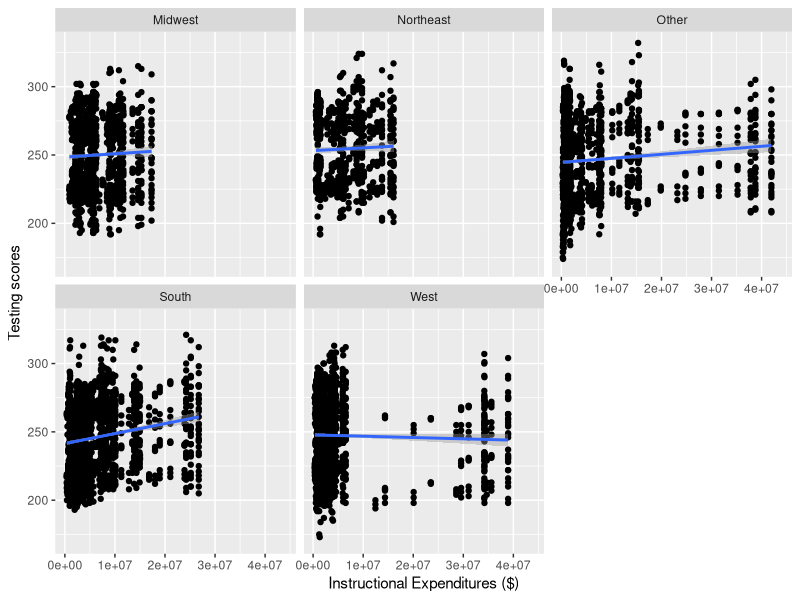
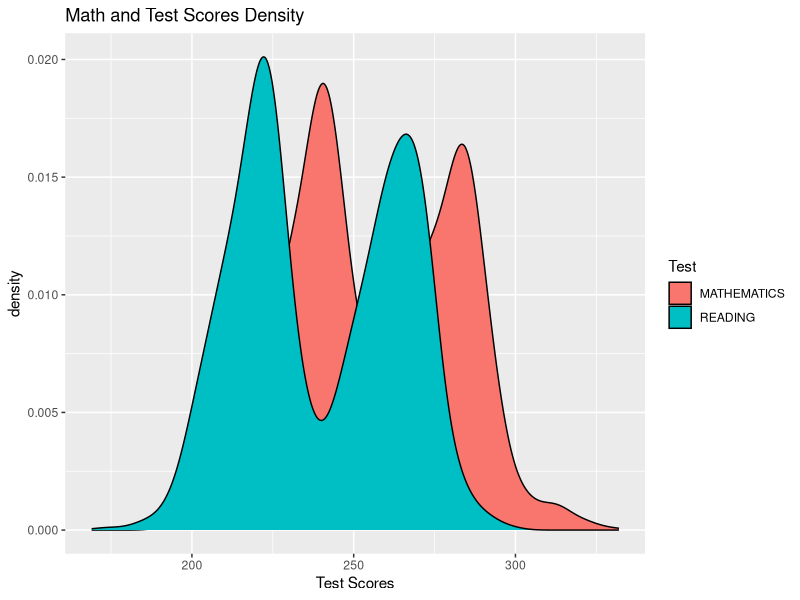
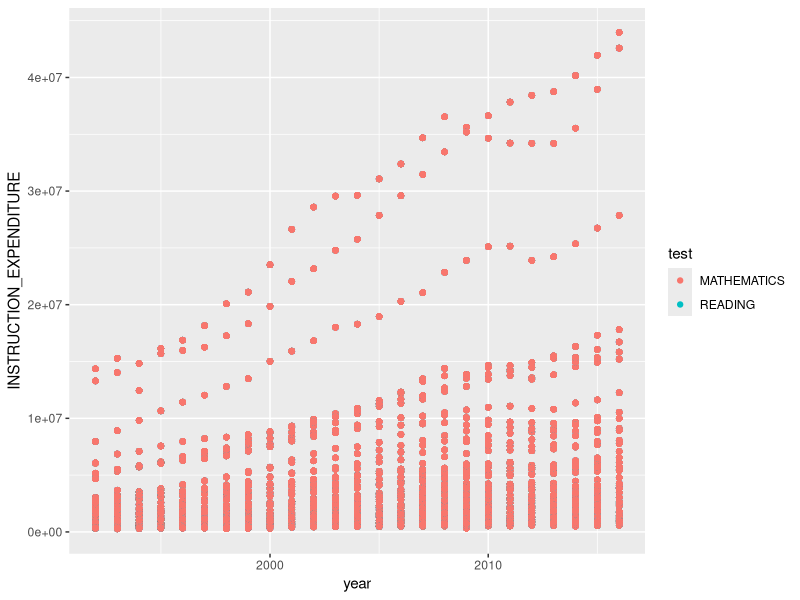

The R source for these figures, in order:
## ---- chunk 1
knitr::opts_chunk$set(echo = TRUE)
library(tidyverse)
library(readxl)
## ---- chunk 2
schools <- read_xlsx("US_schools_data.xlsx")
## ---- chunk 3
clean_schools <-schools %>%
  select(PRIMARY_KEY,
         TOTAL_EXPENDITURE, 
         INSTRUCTION_EXPENDITURE, 
         SUPPORT_SERVICES_EXPENDITURE, 
         OTHER_EXPENDITURE, 
         CAPITAL_OUTLAY_EXPENDITURE, 
         ends_with("READING"), 
         ends_with("MATHEMATICS"))
## ---- chunk 4
clean_schools$PRIMARY_KEY <- str_replace(clean_schools$PRIMARY_KEY,"_", " ")

clean_schools <- clean_schools %>%
  separate(PRIMARY_KEY, 
           into = c("year", "state"), 
           sep = " ")
## ---- chunk 5
clean_schools <- clean_schools %>%
  pivot_longer("G04_A_A_READING":"G08_TR_A_MATHEMATICS",
               names_to = c("grade","race", "sex", "test"),
               names_sep = "_",
               values_to = "score")
## ---- chunk 6
clean_schools <- clean_schools %>%
  mutate(sex = as.factor(sex),
         race = fct_recode(as.factor(clean_schools$race), all = "A"),
         test = as.factor(test),
         grade =as.factor(grade)
         )
  
## ---- chunk 7
MIDWEST <- c("INDIANA","ILLINOIS","MICHIGAN","OHIO","WISCONSIN",
             "IOWA","KANSAS","MINNESOTA","MISSOURI","NEBRASKA",
             "NORTH DAKOTA","SOUTH DAKOTA")

NORTHEAST <- c("CONNECTICUT","MAINE","MASSACHUSETTS","NEW HAMPSHIRE",
             "RHODE ISLAND","VERMONT","NEW JERSEY","NEW YORK",
             "PENNSYLVANIA")

SOUTH <- c("DELAWARE","DISTRICT","FLORIDA","GEORGIA",
            "MARYLAND","NORTH CAROLINA","SOUTH CAROLINA","VIRGINIA",
            "WEST VIRGINIA","ALABAMA","KENTUCKY","MISSISSIPPI",
            "TENNESSEE","ARKANSAS","LOUISIANA","OKLAHOMA","TEXAS")

WEST <- c("ARIZONA","COLORADO","IDAHO","NEW MEXICO","MONTANA",
            "UTAH","NEVADA","WYOMING","ALASKA","CALIFORNIA",
            "HAWAII","OREGON","WASHINGTON")

clean_schools <- clean_schools %>%
  mutate(region = if_else(state %in% MIDWEST, "Midwest", 
                          if_else(state %in% NORTHEAST, "Northeast", 
                                  if_else(state %in% SOUTH, "South", 
                                          if_else(state %in% WEST, "West", "Other")))))

## ---- chunk 8
clean_schools %>%
  ggplot(aes(x = INSTRUCTION_EXPENDITURE, y = score)) +
  geom_point() +
  stat_smooth(method = "lm") + 
  labs(x = "Instructional Expenditures ($)", 
       y = "Testing scores") +
  facet_wrap(~region)
## ---- chunk 9
clean_schools %>%
  ggplot()+
  geom_density(mapping = aes(x = score, fill = test))+
  labs(title = "Math and Test Scores Density", x = "Test Scores", fill = "Test")
## ---- chunk 10
clean_schools %>%
  mutate(year = as.numeric(year)) %>%
  filter(!is.na(INSTRUCTION_EXPENDITURE)) %>%
  group_by(year) %>%
  ggplot()+
  geom_point(mapping = aes(x = year, y = INSTRUCTION_EXPENDITURE, color = test))
## ---- chunk 11
clean_schools %>%
  filter(test == "MATHEMATICS") %>%
  lm(score ~ INSTRUCTION_EXPENDITURE, data = .) ->
  math_model

clean_schools %>%
  filter(test == "READING") %>%
  lm(score ~ INSTRUCTION_EXPENDITURE, data = .) ->
  reading_model
  
## ---- chunk 12
summary(math_model)
summary(reading_model)
